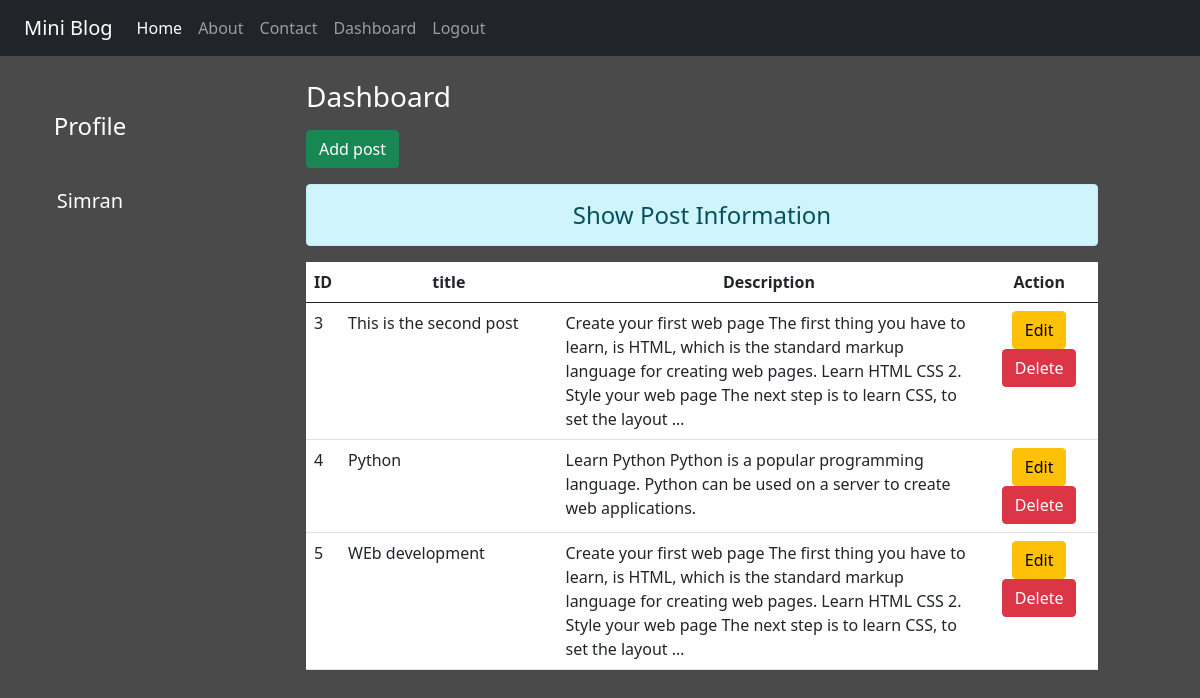
The page /dashboard/ (signed in) on the database its author committed.
### myapp/models.py (models this page shows)
class Post(models.Model):
    title=models.CharField(max_length=50)
    desc=models.CharField(max_length=500)

### myapp/views.py (the view)
# urls.py: path('dashboard/',views.dashboard,name="dashboard"),
def dashboard(request):
    if request.user.is_authenticated:
      posts=Post.objects.all()
      user=request.user
      fname=user.get_full_name()
      grps=user.groups.all()
      return render(request,'dashboard.html',{'posts':posts,'username':fname,'u':user,'grp':grps})
    else:
      return HttpResponseRedirect("/login/")

### myapp/templates/dashboard.html (shortened to what this page needs)
{% extends 'base.html' %}
{% load static %}
{% block side %}
<div class="col-sm-2 text-white text-center">
<h4 class="my-5">Profile</h4>
<h5>{{u}}</h5>
</div>
{% endblock side %}
{% block content %}
   <div class="col-sm-8 container ">
    <h3 class="text-white my-3">Dashboard</h3>
    <a href="{% url 'add' %}" class="btn btn-success">Add post</a>
    <h4 class="alert alert-info text-center mt-3">Show Post Information</h4>
    {% if posts %}
      <table class="table table-hover bg-white">
        <thead>
            <tr class="text-center">
            <th scope="col" style="width:2%">ID</th>
            <th scope="col" style="width:28%">title</th>
            <th scope="col" style="width:55%">Description</th>
            <th scope="col" style="width:15%">Action</th>
           </tr>
        </thead>
<tbody>
    {% for post in posts %}
    <tr>
        <td scope="row">{{post.id}}</td>
        <td>{{post.title}}</td>
        <td>{{post.desc}}</td>
        <td class="text-center">
            <a href="{% url 'edit' post.id %}" class="btn btn-warning">Edit</a>
            {% if perms.myapp.delete_Post %}
            <form action="{% url 'delete' post.id %}" method="POST" class="d-inline">
                <input type="submit" value="Delete" class="btn btn-danger">
            </form>
            {% endif %}
        </td>
    </tr>
    {% endfor %}
</tbody>
</table>
{% else %}
 <h4 class="text-center alert alert-warning">No Records</h4>
{% endif %}
</div>
 {% endblock content %}

### myapp/templates/base.html (shortened to what this page needs)
<!DOCTYPE html>
{% load static %}
<html lang="en">
<head>
    <link href="https://cdn.jsdelivr.net/npm/bootstrap@5.0.2/dist/css/bootstrap.min.css" rel="stylesheet">
    <link rel="stylesheet" href="{% static 'css/style.css' %}">
<body>
     <div class="container-fluid bg-dark mb-2">
        {% include 'navbar.html' %}
     </div>
     <div class="row">
        {% block side %}{% endblock side%}
        {% block content %}{% endblock content %}
     </div>
</body>
</html>

### myapp/templates/navbar.html (shortened to what this page needs)
<nav class="navbar navbar-expand-lg navbar-dark bg-dark">
    <div class="container-fluid">
      <a class="navbar-brand" href="#">Mini Blog</a>
      <div class="collapse navbar-collapse" id="navbarNav">
        <ul class="navbar-nav">
          <li class="nav-item">
            <a class="nav-link active" aria-current="page" href="/">Home</a>
          </li>
          <li class="nav-item">
            <a class="nav-link" href="{% url 'about' %}">About</a>
          </li>
          <li class="nav-item">
            <a class="nav-link" href="{% url 'contact' %}">Contact</a>
          </li>
          {% if not request.user.is_authenticated %}
          <li class="nav-item">
            <a class="nav-link" href="{% url 'login' %}">Login</a>
          </li>
          <li class="nav-item">
            <a class="nav-link" href="{% url 'signup' %}">Signup</a>
          </li>
         {% else  %}
         <li class="nav-item">
          <a class="nav-link" href="{% url 'dashboard' %}">Dashboard</a>
        </li>
          <li class="nav-item">
            <a class="nav-link" href="{% url 'logout' %}">Logout</a>
          </li>
         {% endif %}
        </ul>
      </div>
    </div>
  </nav>

### myapp/static/css/style.css (style rules this page uses)
body { background-color: rgb(75,74,74); overflow-x: hidden; }

### rows shown on the page
Post: id "3", title "This is the second post", desc "Create your first web page The first thing you have to learn, is HTML, which is the standard markup language for creating web pages. Learn HTML CSS 2. Style your web page The next step is to learn CSS, to set the layout …"
Post: id "4", title "Python", desc "Learn Python Python is a popular programming language. Python can be used on a server to create web applications."
Post: id "5", title "WEb development", desc "Create your first web page The first thing you have to learn, is HTML, which is the standard markup language for creating web pages. Learn HTML CSS 2. Style your web page The next step is to learn CSS, to set the layout …"

### other values the page prints
{{ u }} "Simran"
